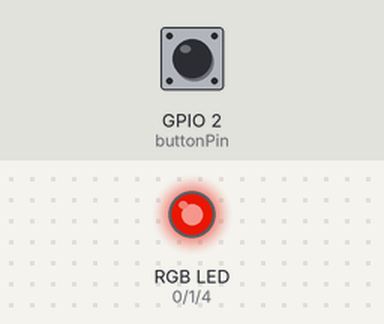
Recording of a sketch running on a simulated ESP32. Shown: an RGB LED mixed from three pins (HIGH = lit). The test bench sets the inputs (shaded band); at power-on: GPIO 2 (buttonPin) HIGH. Dim RGB values are drawn brighter than linear; random numbers use the default seed unless the sketch sets one; EEPROM starts erased.

Above: at 1.08 s.
1.3 s: GPIO 2 (buttonPin) pulled LOW for 0.15 s
4.3 s: GPIO 2 (buttonPin) pulled LOW for 1 s
At 5.09 s:
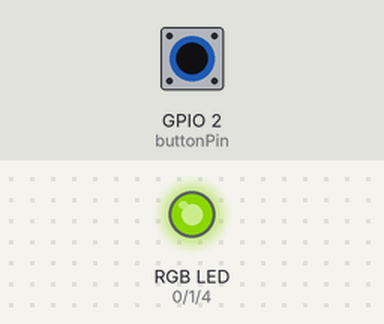
7.3 s: GPIO 2 (buttonPin) pulled LOW for 0.15 s
At 8.97 s:
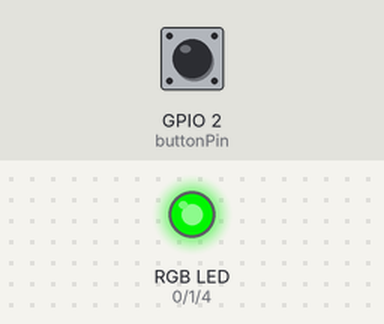
10.3 s: GPIO 2 (buttonPin) pulled LOW for 3.2 s
At 11.64 s:
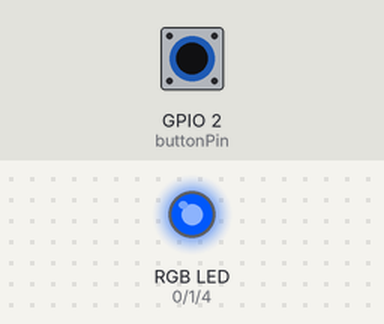
At 12.93 s:
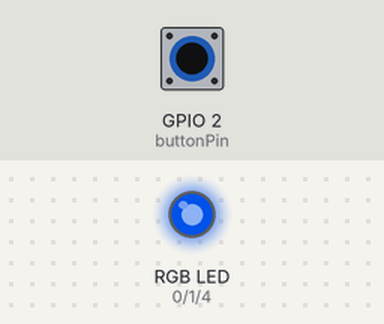
15.0 s: GPIO 2 (buttonPin) pulled LOW for 0.15 s
18.0 s: GPIO 2 (buttonPin) pulled LOW for 1 s
Timing chart, 0 to 23.7 s (numbered marks = the images above; inputs shaded):
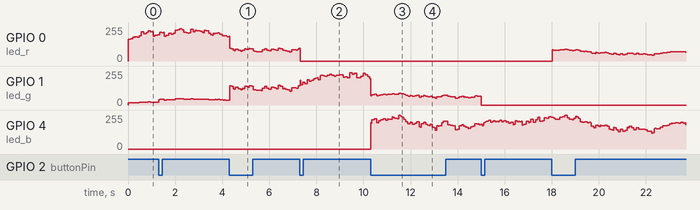

The sketch:

Losev.ino
```cpp
#include <EEPROM.h>

/*
  "Adafruit Trinket"-based RGB LED light with a single control button.
  M.Klopot 2017-10-16
 */


// set pin numbers:
const int buttonPin = 2; // Button wired to pin 2 and +5V
const int led_r =  0;    // Red on pin 0, 220kOhm, which is too high for a red LED:)
const int led_g =  1;    // Green on pin 1, 220kOhm
const int led_b =  4;    // Blue on pin 4, which is also used for programming the Trinket, program before connecting this


    // Variation in brightness is calculated below as a fraction of 256,
    // that is consistent with the usual input values to analogWrite().
    // Values are selected to work well in different light conditions:
    // noticeable, but not annoying.
    // Flicker here is pink noise, 1/(f^a). The 'a' exponent is set
    // to 0.38, by trial and error, it controls how 'flickery' the flicker is.
    // Try experimenting with these values to your liking!
const int baseBrightness = 130;
const int UndulationAmplitude = 30;

// variables
int buttonState = HIGH;         // variable for reading the pushbutton status
int lastButtonState = HIGH;
long lastButtonPress = 0;       // keep track of last press for de-bouncing
int buttonDelay = 130;          // milliseconds

int current_color;

long now = 0;
float brightness;
float undulation;
int crackle_refresh = 34;       // This gives an update rate of about 30 Hz, but we can fuzz this number later
long next_crackle = 0;

long nextPink = 0;
int pinkRefresh = 95;
int pinkAmplitude = 25;
int pinkCounter = 0;
int oldRNG;
int newRNG;
int newZero;
int oldZero;
int pinkIndex;
int pinkValue;
// This is called the Voss-McCartney Pink Noise Algorithm
int pinkRNGs[] = {0, 0, 0, 0, 0, 0};
int pinkSequence[] = {1, 2, 1, 3,
                      1, 2, 1, 4,
                      1, 2, 1, 3,
                      1, 2, 1, 5,
                      1, 2, 1, 3,
                      1, 2, 1, 4,
                      1, 2, 1, 3,
                      1, 2, 1, 0};


struct Color {
  unsigned short int red;
  unsigned short int green;
  unsigned short int blue;
};

// color wheel: primary, seconday and tretiary colors. Plus white and black.
const struct Color red = {255, 0, 0};
const struct Color orange = {255, 25, 0};
const struct Color yellow = {255, 50, 0};
const struct Color chartreuse = {130, 200, 0};
const struct Color green = {0, 255, 0};
const struct Color springGreen = {0, 200, 90};  // Unused, looks too similar to true green in the current setup
const struct Color cyan = {0, 255, 255};
const struct Color azure = {0, 90, 255};
const struct Color blue = {0, 0, 255};
const struct Color violet = {90, 0, 255};
const struct Color magenta = {255, 0, 255};
const struct Color rose = {255, 0, 90};
const struct Color white = {255, 255, 200};  // should be {255,255,255}, do the math on the red resistor...
const struct Color off = {0, 0, 0};

struct Color *colors[] = {&orange,
                          &yellow,
                          &chartreuse,
                          &green,
                          &azure,
                          &blue,
                          &violet,
                          &magenta,
                          &rose,
                          &red,
                          &white,
                          &off};

void setup() {
  // initialize the pushbutton pin as an input with a pullup
  pinMode(buttonPin, INPUT_PULLUP);

      // This section re-sets the color to what it was last time the device was unplugged
  current_color = EEPROM.read(0);
  if (current_color < 0 or current_color > 11) {
    current_color = 0;
  }
}

void loop() {
  // read the state of the pushbutton value:
  lastButtonState = buttonState;
  buttonState = digitalRead(buttonPin);
  now = millis();

  if (buttonState != lastButtonState and buttonState == LOW and (now - lastButtonPress > buttonDelay)) {
    lastButtonPress = now;
    current_color++;
    if (current_color > 11) {
      current_color = 0;
    }
    EEPROM.write(0, current_color);    // Save the new color to EEPROM
  }

  if (now > nextPink) {
    nextPink += pinkRefresh;
    pinkCounter++;
    if (pinkCounter > 31) pinkCounter = 0;
    pinkIndex = pinkSequence[pinkCounter];
    if (pinkIndex > 0) {
      oldRNG = pinkRNGs[pinkIndex];
      newRNG = random(0, pinkAmplitude);
      pinkRNGs[pinkIndex] = newRNG;
      pinkValue += (newRNG - oldRNG);
    }
    oldZero = pinkRNGs[0];
    newZero = random(0, pinkAmplitude);
    pinkRNGs[0] = newZero;
    pinkValue += (newZero - oldZero);
  }

  if (now > next_crackle) {
    next_crackle += crackle_refresh;
    next_crackle -= random(0,20);  // The refresh rate can vary by 20 msec


    undulation = sin(now / 1256.0); // characteristic flicker at about 5 Hz

    // Brightness is a coeficient between 0 and 1, which we multiply
    // by the RGB values for the current color,
    // to apply undulation and flicker.

    brightness = (baseBrightness + pinkValue + UndulationAmplitude * undulation) / 255;
    brightness = min(brightness,1);

    analogWrite(led_r, ceil(colors[current_color]->red * brightness));
    analogWrite(led_g, ceil(colors[current_color]->green * brightness));
    analogWrite(led_b, ceil(colors[current_color]->blue * brightness));
  }
}
```
